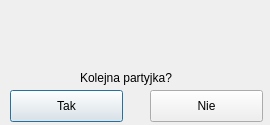
<?xml version="1.0" encoding="UTF-8"?>
<ui version="4.0">
 <class>endGame</class>
 <widget class="QDialog" name="endGame">
  <property name="geometry">
   <rect>
    <x>0</x>
    <y>0</y>
    <width>270</width>
    <height>125</height>
   </rect>
  </property>
  <property name="sizePolicy">
   <sizepolicy hsizetype="Minimum" vsizetype="Fixed">
    <horstretch>0</horstretch>
    <verstretch>0</verstretch>
   </sizepolicy>
  </property>
  <property name="minimumSize">
   <size>
    <width>270</width>
    <height>125</height>
   </size>
  </property>
  <property name="maximumSize">
   <size>
    <width>270</width>
    <height>125</height>
   </size>
  </property>
  <property name="windowTitle">
   <string>Koniec Gry!</string>
  </property>
  <widget class="QLabel" name="endGameQuote">
   <property name="geometry">
    <rect>
     <x>20</x>
     <y>20</y>
     <width>230</width>
     <height>20</height>
    </rect>
   </property>
   <property name="text">
    <string/>
   </property>
   <property name="alignment">
    <set>Qt::AlignCenter</set>
   </property>
  </widget>
  <widget class="QPushButton" name="yesButton">
   <property name="geometry">
    <rect>
     <x>10</x>
     <y>90</y>
     <width>113</width>
     <height>32</height>
    </rect>
   </property>
   <property name="toolTip">
    <string>&lt;html&gt;&lt;head/&gt;&lt;body&gt;&lt;p&gt;Grajmy jeszcze raz! :D&lt;/p&gt;&lt;/body&gt;&lt;/html&gt;</string>
   </property>
   <property name="text">
    <string>Tak</string>
   </property>
  </widget>
  <widget class="QPushButton" name="noButton">
   <property name="geometry">
    <rect>
     <x>150</x>
     <y>90</y>
     <width>113</width>
     <height>32</height>
    </rect>
   </property>
   <property name="toolTip">
    <string>&lt;html&gt;&lt;head/&gt;&lt;body&gt;&lt;p&gt;Na pewno nie chcesz już grać?&lt;/p&gt;&lt;/body&gt;&lt;/html&gt;</string>
   </property>
   <property name="text">
    <string>Nie</string>
   </property>
  </widget>
  <widget class="QLabel" name="label_2">
   <property name="geometry">
    <rect>
     <x>80</x>
     <y>70</y>
     <width>111</width>
     <height>16</height>
    </rect>
   </property>
   <property name="text">
    <string>Kolejna partyjka?</string>
   </property>
  </widget>
 </widget>
 <resources/>
 <connections/>
</ui>
